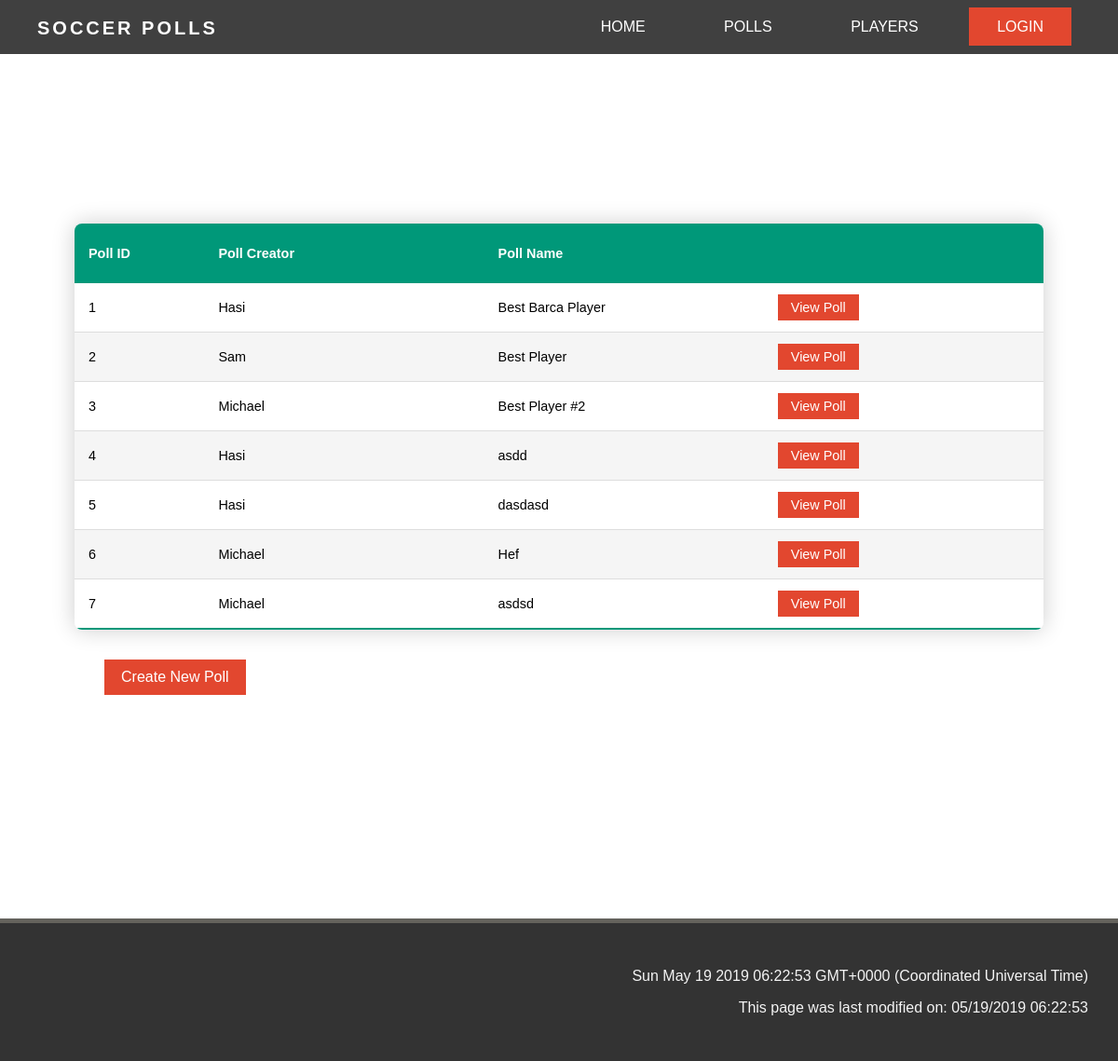
Before: /polllist with the older database file.
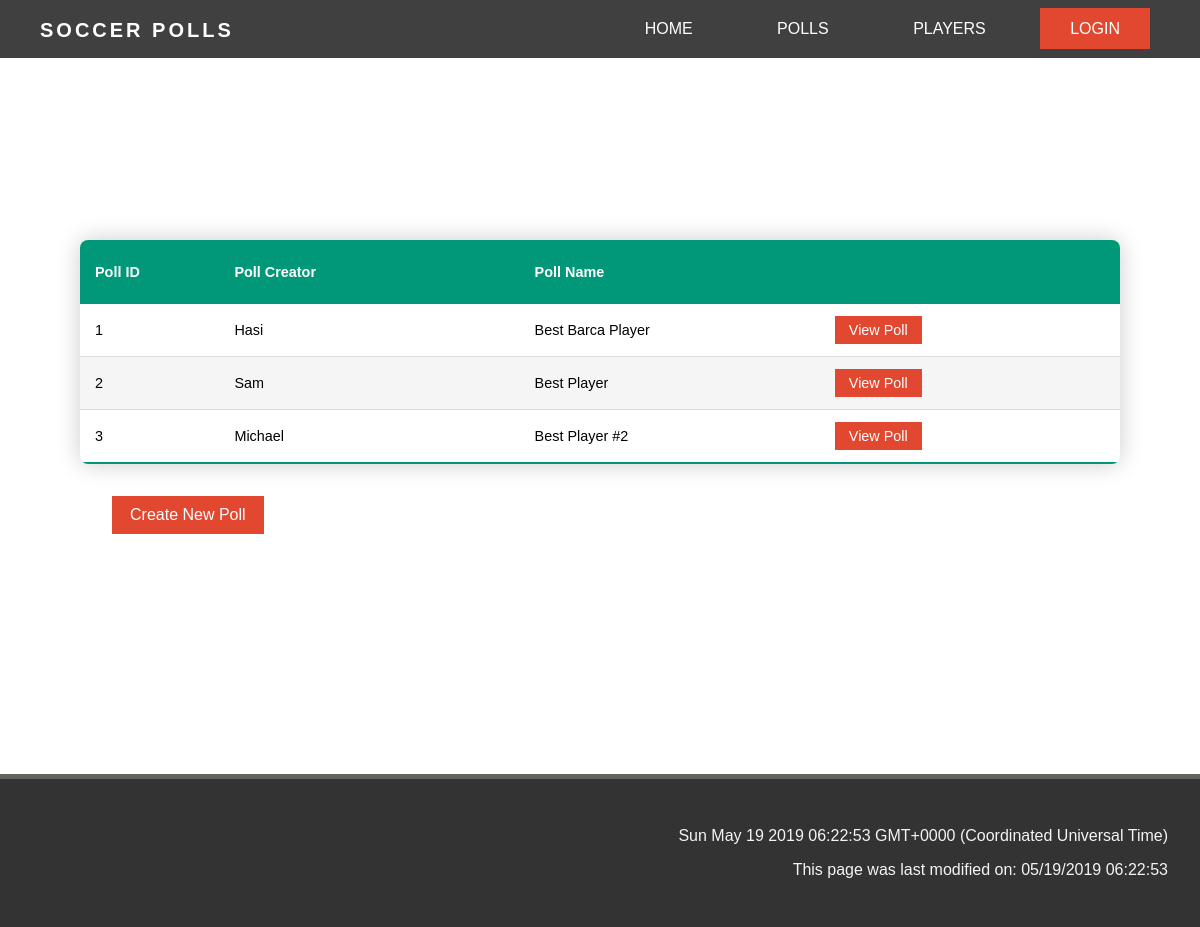
After: the same page with the newer database file.
### app/models.py (models this page shows, shortened)
class Polls(db.Model):
    pollid = db.Column(db.Integer, primary_key=True)
    pollname = db.Column(db.String(64), index=True, unique=False)
    creatorid = db.Column(db.Integer, db.ForeignKey('user.id'))

class User(UserMixin, db.Model):
    id = db.Column(db.Integer, primary_key=True)
    username = db.Column(db.String(64), index=True, unique=True)
    email = db.Column(db.String(120), index=True, unique=True)
    password_hash = db.Column(db.String(128))
    admin = db.Column(db.Boolean, index=False, default=False)
    createdpolls = db.relationship('Polls', backref='creator', lazy='dynamic')
    voter = db.relationship('PollVote', backref='voter', lazy='dynamic')

### app/routes.py (the view)
@app.route('/polllist')
def polllist():
    polls = Polls.query.all()
    return render_template('polllist.html', polllist=polls)

### app/templates/polllist.html (shortened to what this page needs)
{% extends "base2.html" %}
{% block content %}
<div class="table-container">
  <table class="table-content">
    <thead>
      <tr>
        <th>Poll ID</th>
        <th>Poll Creator</th>
        <th>Poll Name</th>
        <th></th>
      </tr>
    </thead>
    <tbody>
      {% for poll in polllist %}
      <tr id=poll.pollid>
        <td>{{ poll.pollid }} </td>
        <td class="fix-size">{{ poll.creator.username }}</td>
        <td class="fix-size">{{ poll.pollname }}</td>
        <td class="fix-size"><a href="{{ url_for('poll', pollid=poll.pollid) }}" class="tablebtn">View Poll </a></td>
      </tr>
      {% endfor %}
  </table>
  <a href="{{ url_for('pollcreate')}}" class="otherbtn">Create New Poll </a>
</div>
{% endblock %}

Changed rows visible on the page:
removed Polls: pollid "4", creator.username "Hasi", pollname "asdd"
removed Polls: pollid "5", creator.username "Hasi", pollname "dasdasd"
removed Polls: pollid "6", creator.username "Michael", pollname "Hef"
removed Polls: pollid "7", creator.username "Michael", pollname "asdsd"
